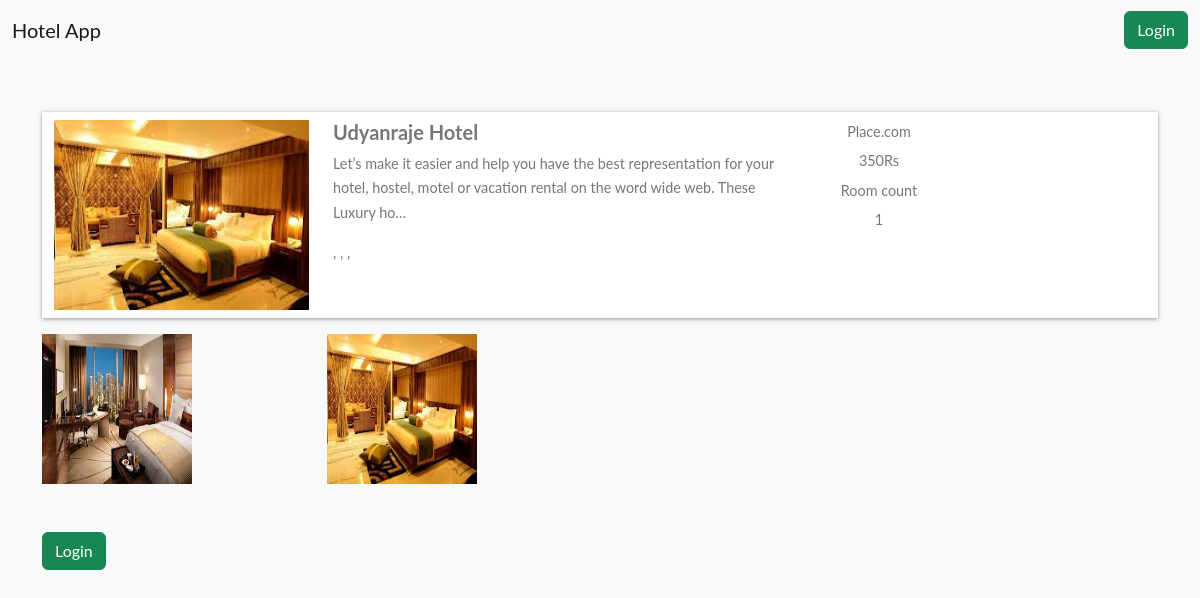
The page /hotel_detail/859b7d32-7eeb-4776-8550-1e43a2180975 on the database its author committed.
### home/models.py (models this page shows, shortened)
class BaseModel(models.Model):
    uid = models.UUIDField(default=uuid.uuid4 , editable=False , primary_key=True)
    created_at = models.DateField(auto_now_add=True)
    uplaoded_at = models.DateField(auto_now_add=True)
    class Meta:
        abstract = True

class Hotel(BaseModel):
    hotel_name = models.CharField(max_length=100)
    hotel_price = models.IntegerField()
    description = models.TextField()
    amenities = models.ManyToManyField(Amenities)
    room_count = models.IntegerField(default=10)

class HotelImages(BaseModel):
    hotel = models.ForeignKey(Hotel , related_name="images" , on_delete= models.CASCADE)
    images = models.ImageField(upload_to = "hotels")

class Amenities(BaseModel):
    amenities_name = models.CharField(max_length=100)

### home/views.py (the view, shortened to what this page needs)
# urls.py: path('hotel_detail/<uid>' , hotel_detail , name="hotel_detail"),
def hotel_detail(request , uid):
    hotel_obj = Hotel.objects.get(uid = uid)
    return render(request , 'hotel_detail.html' , {'hotels_obj':hotel_obj })

### home/templates/hotel_detail.html
{% extends "base.html" %}
{%  block start %}
<div class="container mt-5 pt-5">
    <div class="row search-card-result">
        <div class="col-md-3">
        <a href="/hotel-detail/{{hotels_obj.uid}}">
            <img class="img-fluid" src="/media/{{hotels_obj.images.first.images}}" alt="Card image cap">
        </a></div>
        <div class="col-md-5">
            <h5>{{hotels_obj.hotel_name}}</h5>
            <p>
                {{hotels_obj.description|truncatechars:150}}
            </p>
            <p>
                {%for amenitie in hotels_obj.amenities.all %}
                <b>{{amenitie.amenity_name}}</b>,
                {% endfor %}
            </p>
        </div>
        <div class="col-md-2 border-left text-center more-offers">
            <p>Place.com</p>
            <p>{{hotels_obj.hotel_price}}Rs</p>
            <p>Room count</p>
            <p>{{hotels_obj.room_count}}</p>
        </div>
    </div>
    <div class="row">
        {% for image in hotels_obj.images.all %}
        <div class="col-md-3">
            <img src="/media/{{image.images}}" style="height: 150px ; width:150px">
        </div>
        {% endfor %}
    </div>
    {% if request.user.is_authenticated %}
    <div class="filter-card">
        <h5>Book Hotel</h5>
        {%include "messages.html"%}
        <form method="post">
            {% csrf_token %}
            <div class="row form-group">
                <div class="col-md-12">
                    <label for="mintopay">Check in</label>
                    <p>
                        <input type="date" name="checkin" id="checkin" class="form-control">
                    </p>
                </div>
                <div class="col-md-12">
                    <label for="maxtopay">Check out</label>
                    <p>
                        <input type="date" name="checkout" id="checkout" class="form-control">
                    </p>
                </div>
            </div>
            <div class="row form-group">
                <div class="col-md-12">
                    <input type="submit" class="btn btn-primary btn-block" value="Book">
                </div>
            </div>
        </form>
    </div>
    {% else %}
    <a href="/login/" class="btn btn-success mt-5 ">Login</a>
    {% endif %}
{% endblock %}

### home/templates/base.html (style rules this page uses)
body { font-family: "Lato", Arial, sans-serif; font-weight: 400; font-size: 16px; line-height: 1.7; background: #fff; color: #777; }
.search-card-result { box-shadow: 0px 1px 4px rgba(41, 51, 57, 0.5); margin: 1rem 0; padding: 0.5rem 0; background-color: #fff; }
.search-card-result img { height: 190px; }
.search-card-result h5 { font-style: 1.1rem; font-weight: 700; }
.search-card-result p { font-size: 0.9rem; }
.search-card-result .more-offers p { margin-bottom: 0.3rem; }

### rows shown on the page
Hotel: images.first.images (picture), hotel_name "Udyanraje Hotel", description "Let’s make it easier and help you have the best representation for your hotel, hostel, motel or vacation rental on the word wide web. These Luxury ho…", hotel_price "350", room_count "1"
HotelImages: images (picture)
HotelImages: images (picture)
